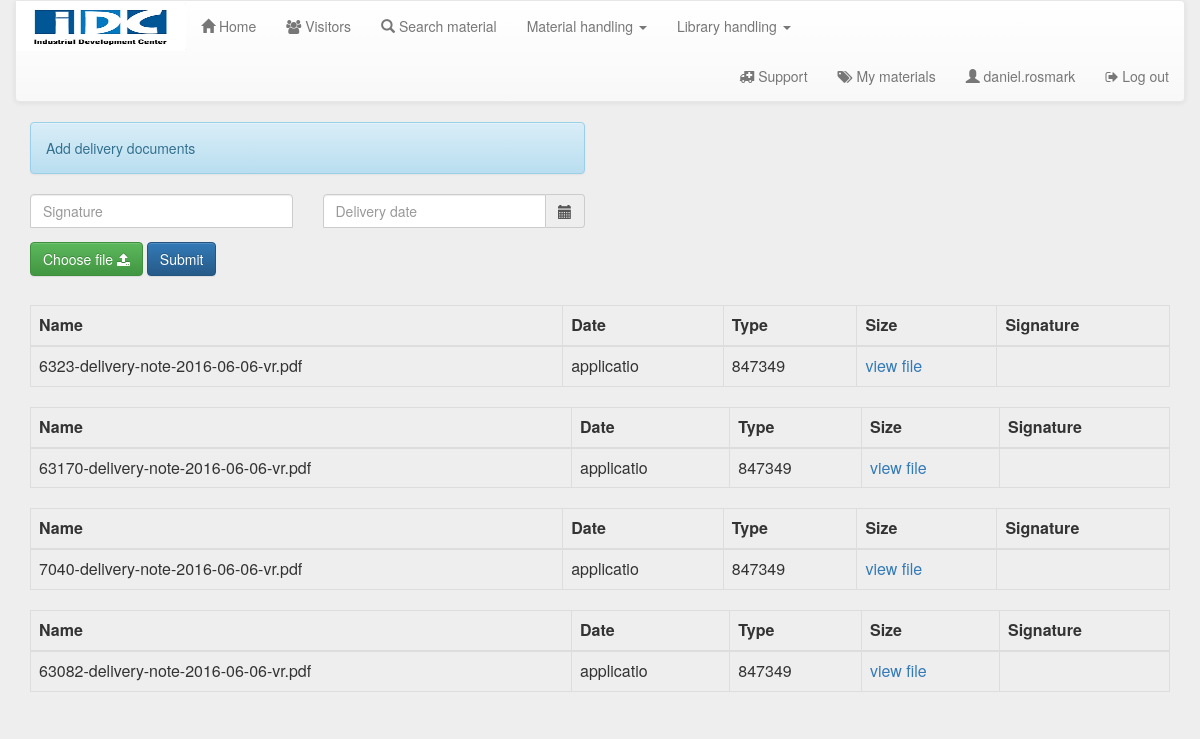
Screenshot of /uploaddoc.php (signed in) with the database file from the repository.
### tables this page shows
CREATE TABLE `pdf` (
  `id` int(10) NOT NULL AUTO_INCREMENT,
  `file` varchar(100) NOT NULL,
  `type` varchar(10) NOT NULL,
  `size` int(11) NOT NULL,
  `signature` varchar(50) DEFAULT NULL,
  PRIMARY KEY (`id`)
);

### uploaddoc.php (the view, shortened to what this page needs)
<?php
include 'navbar.php';
include 'dbconnect.php';
?>
<head>
<link rel="stylesheet" href="//cdnjs.cloudflare.com/ajax/libs/bootstrap-datepicker/1.3.0/css/datepicker.min.css" />
<link rel="stylesheet" href="//cdnjs.cloudflare.com/ajax/libs/bootstrap-datepicker/1.3.0/css/datepicker3.min.css" />
</head>
<html>
   <body>
		<div class='container'>
			<div class='row'>
				<div class='col-md-6'>
					<div class = 'form-group'>
<?php
			if (!empty($_GET['successmessage'])) {
					$msg=$_GET['successmessage'];
					echo '<div class="alert alert-success"><span class="glyphicon glyphicon-thumbs-up" aria-hidden="true"></span> ',$msg,'</div>';
			}
			else
				if (!empty($_GET['errormessage'])) {
					$msg=$_GET['errormessage'];
					echo '<div class="alert alert-danger"><span class="glyphicon glyphicon-thumbs-down" aria-hidden="true"></span> ',$msg,'</div>';
			}
			else {
					echo '<div class="alert alert-info">';
					echo 'Add delivery documents';
					echo '</div>';
			}
?>
			</div>
		</div>
	</div>
	<form action="uploaddoc.php" class="form" method="POST" enctype="multipart/form-data">
	<div class="row">
		<div class="col-xs-3">
		<div class = "form-group">
				<input type="text" id="id" class="form-control" name="id" placeholder="Signature" maxlength="7" required = "required" />
			</div>
		</div>
    <div class="form-group">
        <div class="col-xs-3 date">
            <div class="input-group input-append date" id="datePicker">
                <input type="text" class="form-control" name="date" placeholder="Delivery date" />
                <span class="input-group-addon add-on"><span class="glyphicon glyphicon-calendar"></span></span>
            </div>
        </div>
    </div>
    </div>
	<div class='row'>
		<div class='col-md-6'>
			<div class = 'form-group'>
					<label for="file" class="btn btn-success">Choose file <i class="fa fa-upload" aria-hidden="true"></i></label>
					<button type="submit" name="submit" class="btn btn-primary">Submit</button>
			</div>
		</div>
	</div>
	</form>
<?php
 foreach($pdo->query( 'SELECT * from pdf' ) as $row){
echo '<table class="table table-bordered">';
	echo '<thead class="cf">';
		echo '<tr>';
            echo '<th>Name</th>';
			echo '<th>Date</th>';
            echo '<th>Type</th>';
            echo '<th>Size</th>';
            echo '<th>Signature</th>';
		echo '</tr>';
	echo '</thead>';
	echo '<tbody>';
        echo '<tr>';
			echo '<td>'.$row['file'].'</td>';
			echo '<td>'.$row['type'].'</td>';
			echo '<td>'.$row['size'].'</td>';
			echo '<td><a target="_blank" href="files/'.$row['file'].'">view file</a></td></tr>';
	echo '</tbody>';
echo '</table>';
 }
?>
    </div>
	</body>
</html>

### style.css (style rules this page uses)
body { background: #eee !important; }
input[type="text"] { margin-bottom: -1px; border-bottom-left-radius: 0; border-bottom-right-radius: 0; }

### rows the page displays
pdf: file "6323-delivery-note-2016-06-06-vr.pdf", type "applicatio", size "847349"
pdf: file "63170-delivery-note-2016-06-06-vr.pdf", type "applicatio", size "847349"
pdf: file "7040-delivery-note-2016-06-06-vr.pdf", type "applicatio", size "847349"
pdf: file "63082-delivery-note-2016-06-06-vr.pdf", type "applicatio", size "847349"

### other values shown
$_SESSION['username'] "daniel.rosmark"
